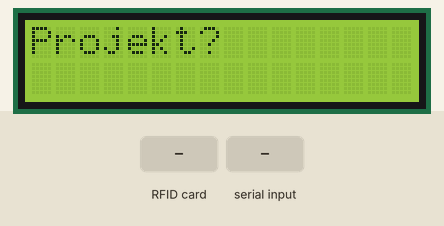
A sketch run on a simulated Arduino Uno, built with avr-gcc and run on an emulated ATmega328P. Parts: 16×2 character LCD. Inputs (shaded band) come from the test bench. What the sketch prints to the serial monitor is not drawn.

Above: at 1.3 s.
1.4 s: RFID card 74 8A 71 16 held to the reader
At 1.8 s:
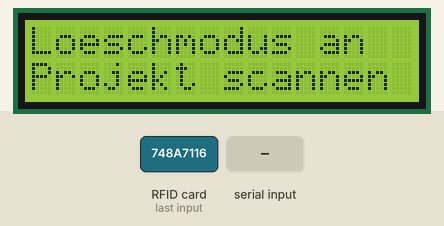
2.9 s: RFID card 5E 7A 19 C4 held to the reader
At 5.8 s:
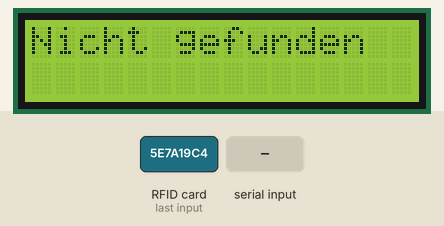
5.9 s: RFID card 5E 7A 19 C4 held to the reader
At 8.8 s:
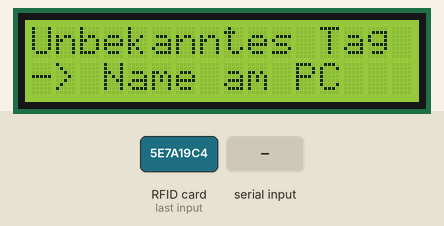
8.9 s: "1\n" received over Serial
At 10.1 s:
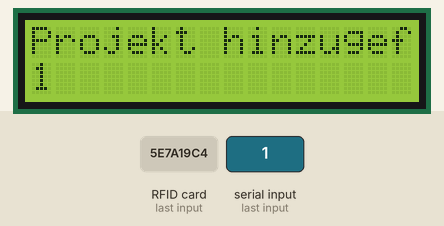
11.0 s: RFID card 5E 7A 19 C4 held to the reader
At 12.8 s:
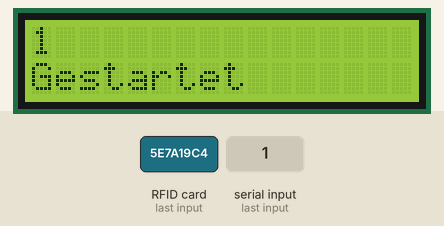
14.0 s: RFID card 5E 7A 19 C4 held to the reader
At 14.3 s:
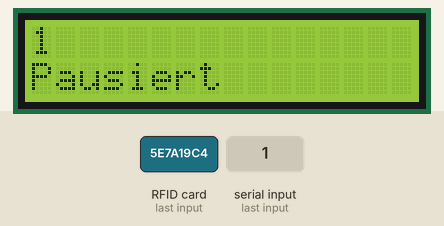
Timing chart, 0 to 17.0 s (numbered marks = the images above; inputs shaded):
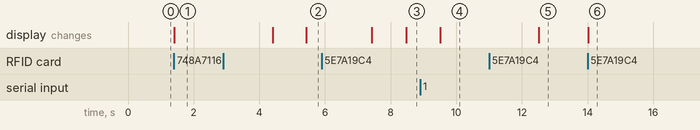

Measured:
- after the input at 1.4 s, the display: changes at once (image 1)
- after the input at 2.9 s, the display: first differs from a run without the input after 2.5 s (image 2)
- after the input at 5.9 s, the display: first differs from a run without the input after 2.6 s (image 3)
- after the input at 8.9 s, the display: changes after 0.61 s (image 4)
- after the input at 11.0 s, the display: first differs from a run without the input after 1.5 s (image 5)
- after the input at 14.0 s, the display: changes at once (image 6)

The sketch:

arduino.ino
```cpp
/*
 * RFID Projektmanager - Arduino Firmware
 * ======================================
 *
 * Diese Firmware implementiert ein RFID-basiertes Projektzeit-Tracking-System
 * mit LCD-Anzeige und serieller Kommunikation zu einer PC-Anwendung.
 *
 * Hardware-Anforderungen:
 * - Arduino Uno R3
 * - RC522 RFID-Reader (SPI)
 * - 16x2 LCD Display (parallel)
 * - RFID-Tags für Projekte
 * - Admin-RFID-Karte für Löschfunktion
 *
 * Funktionen:
 * - Erkennung von RFID-Karten
 * - Start/Pause von Projekten durch Kartenberührung
 * - Zeiterfassung mit Millisekunden-Genauigkeit
 * - Admin-Modus zum Löschen von Projekten
 * - LCD-Anzeige mit Live-Zeitanzeige
 * - Serielle Kommunikation für PC-Integration
 *
 * Pin-Belegung:6
 * - RFID: SS=10, RST=9, SPI-Bus (MOSI=11, MISO=12, SCK=13)
 * - LCD: RS=7, Enable=6, D4=5, D5=4, D6=3, D7=2
 *
 * Autor: Mika Solinsky, Florian Kröger
 * Version: 1.0
 * Datum: 18.06.2025
 */

#include <SPI.h>
#include <MFRC522.h>
#include <LiquidCrystal.h>

// === Hardware-Konfiguration ===
#define SS_PIN 10        // RFID Slave Select Pin
#define RST_PIN 9        // RFID Reset Pin
MFRC522 mfrc522(SS_PIN, RST_PIN);

// LCD-Pins: RS, Enable, D4, D5, D6, D7
LiquidCrystal lcd(7, 6, 5, 4, 3, 2);

// === Projekt-Verwaltung ===
const int MAX_PROJECTS = 10;                    // Maximale Anzahl Projekte
String knownUIDs[MAX_PROJECTS];                 // RFID-UIDs der Projekte
String projectNames[MAX_PROJECTS];              // Projektnamen
bool projectActive[MAX_PROJECTS];               // Status: aktiv/pausiert
unsigned long projectStartTime[MAX_PROJECTS];   // Startzeit der aktuellen Session
unsigned long projectAccumulatedTime[MAX_PROJECTS]; // Akkumulierte Gesamtzeit
int projectCount = 0;                           // Anzahl registrierter Projekte

// === Admin-Funktionen ===
const String ADMIN_UID = "74:8a:71:16";        // UID der Admin-Karte
bool pendingDeletion = false;                   // Flag für Lösch-Modus

// === Status-Variablen ===
bool waitingForProjectName = false;             // Warten auf Projektname vom PC
String newUID = "";                             // UID der neuen Karte
unsigned long displayFreezeUntil = 0;          // LCD-Freeze für Nachrichten

/**
 * Löscht eine Zeile des LCD-Displays.
 *
 * @param line Zeilennummer (0 oder 1)
 */
void clearLCDLine(int line) {
  lcd.setCursor(0, line);
  lcd.print("                "); // 16 Leerzeichen für 16x2 Display
}

/**
 * Arduino Setup-Funktion.
 *
 * Initialisiert:
 * - Serielle Kommunikation (9600 Baud)
 * - SPI-Bus für RFID-Reader
 * - RFID-Reader
 * - LCD-Display
 */
void setup() {
  Serial.begin(9600);
  SPI.begin();
  mfrc522.PCD_Init();
  lcd.begin(16, 2);
  lcd.print("Projekt?");
}

/**
 * Arduino Hauptschleife.
 *
 * Verarbeitet:
 * 1. Eingehende serielle Daten (Projektnamen vom PC)
 * 2. RFID-Karten-Events
 * 3. LCD-Updates für laufende Projekte
 */
void loop() {
  // === Serielle Eingabe verarbeiten ===
  if (waitingForProjectName && Serial.available()) {
    String name = Serial.readStringUntil('\n');
    name.trim();

    if (projectCount < MAX_PROJECTS) {
      // Neues Projekt registrieren
      knownUIDs[projectCount] = newUID;
      projectNames[projectCount] = name;
      projectActive[projectCount] = false;
      projectStartTime[projectCount] = 0;
      projectAccumulatedTime[projectCount] = 0;

      Serial.println("Projekt hinzugefügt: " + name + " (" + newUID + ")");

      // LCD-Bestätigung anzeigen
      lcd.clear();
      lcd.setCursor(0, 0);
      lcd.print("Projekt hinzugefuegt:");
      lcd.setCursor(0, 1);
      lcd.print(name);
      delay(3000);
      lcd.clear();
      lcd.print("Projekt?");
      projectCount++;
    } else {
      // Maximale Projektanzahl erreicht
      Serial.println("Max. Anzahl erreicht!");
      lcd.clear();
      lcd.print("Max erreicht!");
      delay(2000);
      lcd.clear();
      lcd.print("Projekt?");
    }

    waitingForProjectName = false;
    return;
  }

  // === RFID-Karten verarbeiten ===
  if (mfrc522.PICC_IsNewCardPresent() && mfrc522.PICC_ReadCardSerial()) {
    // UID als String formatieren (HEX mit Doppelpunkten)
    String uidString = "";
    for (byte i = 0; i < mfrc522.uid.size; i++) {
      if (mfrc522.uid.uidByte[i] < 0x10) uidString += "0";
      uidString += String(mfrc522.uid.uidByte[i], HEX);
      if (i < mfrc522.uid.size - 1) uidString += ":";
    }

    Serial.println("RFID erkannt: " + uidString);

    // === Admin-Karte verarbeiten ===
    if (uidString == ADMIN_UID) {
      pendingDeletion = !pendingDeletion; // Lösch-Modus umschalten
      lcd.clear();
      if (pendingDeletion) {
        lcd.print("Loeschmodus an");
        lcd.setCursor(0, 1);
        lcd.print("Projekt scannen");
      } else {
        lcd.print("Abbruch");
        lcd.setCursor(0, 1);
        lcd.print("Zurueck...");
      }
      delay(3000);
      lcd.clear();
      lcd.print("Projekt?");
      mfrc522.PICC_HaltA();
      delay(1000);
      return;
    }

    // === Projekt löschen (wenn Lösch-Modus aktiv) ===
    if (pendingDeletion) {
      for (int i = 0; i < projectCount; i++) {
        if (knownUIDs[i] == uidString) {
          // Gesamtzeit berechnen (inklusive aktueller Session)
          unsigned long total = projectAccumulatedTime[i];
          if (projectActive[i]) {
            total += millis() - projectStartTime[i];
            projectActive[i] = false;
          }

          // Zeit formatieren für Ausgabe
          int sek = (total / 1000) % 60;
          int min = (total / 60000) % 60;
          int std = (total / 3600000);

          // LCD-Bestätigung
          lcd.clear();
          lcd.setCursor(0, 0);
          lcd.print(projectNames[i]);
          lcd.setCursor(0, 1);
          lcd.print("geloescht");

          // Serielle Ausgabe mit Zeitangabe
          Serial.println("Projekt geloescht: " + projectNames[i] + " (" + String(std) + "h " + String(min) + "m " + String(sek) + "s)");

          // Projekt aus Arrays entfernen (Array kompaktieren)
          for (int j = i; j < projectCount - 1; j++) {
            knownUIDs[j] = knownUIDs[j + 1];
            projectNames[j] = projectNames[j + 1];
            projectActive[j] = projectActive[j + 1];
            projectStartTime[j] = projectStartTime[j + 1];
            projectAccumulatedTime[j] = projectAccumulatedTime[j + 1];
          }
          projectCount--;
          pendingDeletion = false;
          delay(3000);
          lcd.clear();
          lcd.print("Projekt?");
          mfrc522.PICC_HaltA();
          delay(1000);
          return;
        }
      }
      lcd.clear();
      lcd.print("Nicht gefunden");
      delay(2000);
      lcd.clear();
      lcd.print("Projekt?");
      pendingDeletion = false;
      mfrc522.PICC_HaltA();
      delay(1000);
      return;
    }

    bool found = false;
    int index = -1;
    for (int i = 0; i < projectCount; i++) {
      if (knownUIDs[i] == uidString) {
        found = true;
        index = i;
        break;
      }
    }

    if (found) {
      lcd.clear();
      lcd.setCursor(0, 0);
      lcd.print(projectNames[index]);

      if (!projectActive[index]) {
        // Stoppe alle laufenden Projekte
        for (int i = 0; i < projectCount; i++) {
          if (projectActive[i]) {
            projectAccumulatedTime[i] += millis() - projectStartTime[i];
            projectActive[i] = false;
          }
        }
        // Starte aktuelles Projekt
        projectActive[index] = true;
        projectStartTime[index] = millis();
        lcd.setCursor(0, 1);
        lcd.print("Gestartet");
        Serial.println("Projekt gestartet: " + projectNames[index]);
      } else {
        // Pausiere Projekt
        projectAccumulatedTime[index] += millis() - projectStartTime[index];
        projectActive[index] = false;
        lcd.setCursor(0, 1);
        lcd.print("Pausiert");
        Serial.println("Projekt pausiert: " + projectNames[index]);
      }

      displayFreezeUntil = millis() + 3000;
    } else {
      Serial.println("Unbekannte UID: " + uidString);
      Serial.println("Bitte Projektnamen eingeben und bestätigen:");
      newUID = uidString;
      waitingForProjectName = true;
      lcd.clear();
      lcd.setCursor(0, 0);
      lcd.print("Unbekanntes Tag");
      lcd.setCursor(0, 1);
      lcd.print("-> Name am PC");
    }

    mfrc522.PICC_HaltA();
    delay(1000);
  }

  if (millis() > displayFreezeUntil) {
    bool anyActive = false;
    for (int i = 0; i < projectCount; i++) {
      if (projectActive[i]) {
        anyActive = true;
        unsigned long laufzeit = projectAccumulatedTime[i] + (millis() - projectStartTime[i]);
        int sek = (laufzeit / 1000) % 60;
        int min = (laufzeit / 60000) % 60;
        int std = (laufzeit / 3600000);

        lcd.setCursor(0, 0);
        clearLCDLine(0);
        lcd.setCursor(0, 0);
        lcd.print(projectNames[i]);

        lcd.setCursor(0, 1);
        clearLCDLine(1);
        lcd.setCursor(0, 1);
        if (std < 10) lcd.print("0");
        lcd.print(std); lcd.print("h ");
        if (min < 10) lcd.print("0");
        lcd.print(min); lcd.print("m ");
        if (sek < 10) lcd.print("0");
        lcd.print(sek); lcd.print("s");
        break;
      }
    }
    if (!anyActive && !waitingForProjectName && !pendingDeletion) {
      lcd.setCursor(0, 0);
      clearLCDLine(0);
      lcd.setCursor(0, 0);
      lcd.print("Projekt?");
    }
  }
}
```
